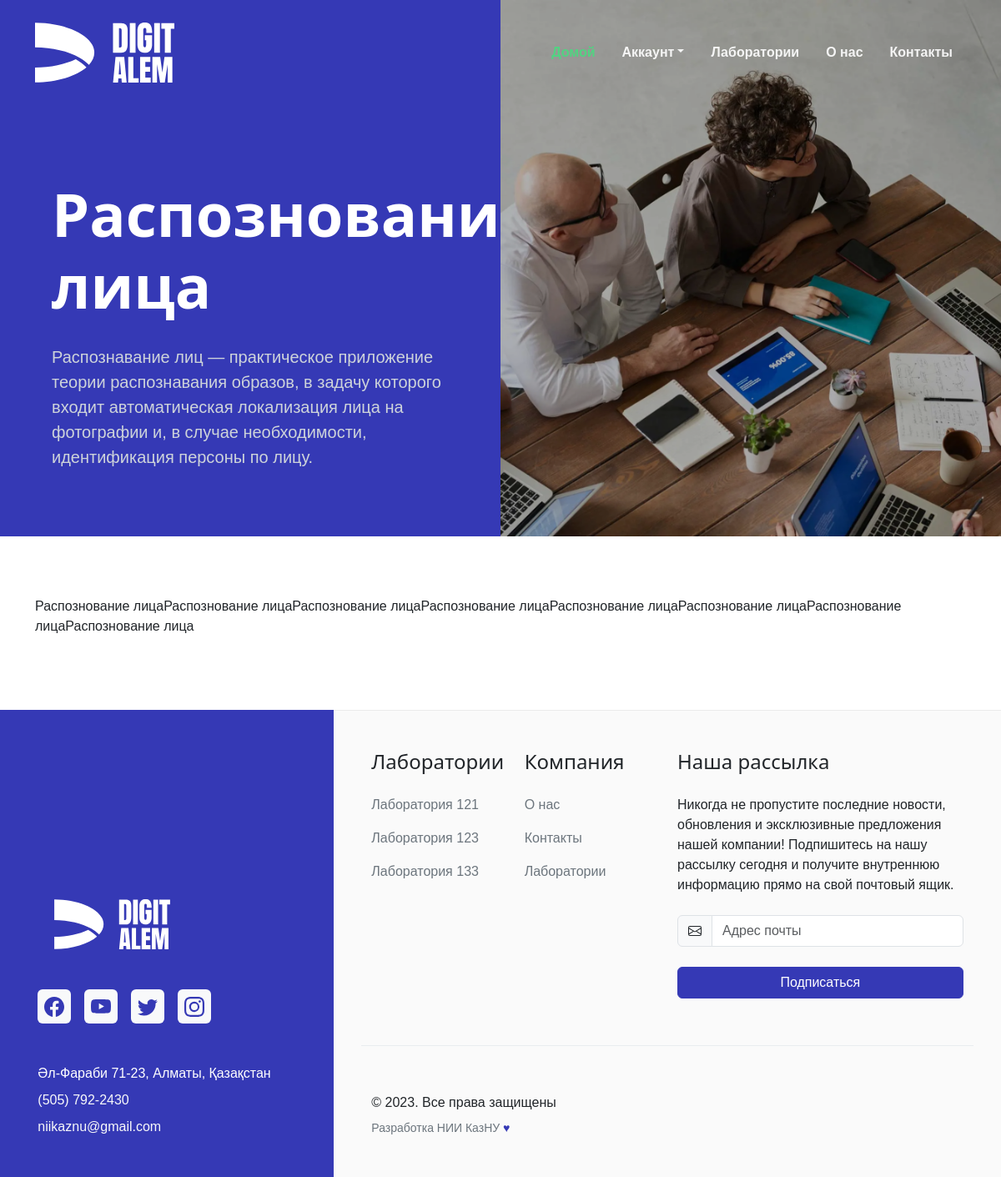
Screenshot of /how/lab133/compvision/face_recognition/ with the database file from the repository.
### digitapp/models.py (models this page shows, shortened)
class Project(models.Model):
    lab = models.ForeignKey('Lab', on_delete=models.DO_NOTHING)
    field = models.ForeignKey('Field', on_delete=models.DO_NOTHING)
    name = models.CharField(max_length=100)
    description = models.TextField()
    content = models.TextField()
    slug = models.SlugField(max_length=100, unique=True, db_index=True, blank=True)
    date = models.DateField(default=timezone.now())
    image = models.ImageField()

class Lab(models.Model):
    name = models.CharField(max_length=100)
    description = models.TextField()
    fields = models.ManyToManyField('Field', related_name='lab')
    image = models.ImageField()
    slug = models.SlugField(max_length=100, unique=True, db_index=True, blank=True)

### digitapp/views.py (the view)
# urls.py: path('how/<slug:lab_slug>/<slug:field_slug>/<slug:project_slug>/', project, name='project'),
def project(request, lab_slug, field_slug, project_slug):
    lab = Lab.objects.get(slug=lab_slug)
    field = Field.objects.get(slug=field_slug)
    project = Project.objects.get(slug=project_slug)
    context = {
        'lab': lab,
        'field': field,
        'project': project,
    }
    return render(request, 'project.html', context)

### digitapp/context_processors.py (called while the page is built)
def labs(request):
    return {'labs': Lab.objects.all()}

### digitapp/templates/project.html
{% extends 'base.html' %}
{% load static %}
{% block nav %}
<section class="bg-primary" data-bs-theme="dark">
  <div class="container-fluid overflow-hidden">
    <div class="row">
      <div class="col-12 col-md-6 order-1 order-md-0 align-self-md-end">
        <div class="row py-3 py-sm-5 py-xl-9 bsb-section-mt-md-1 justify-content-sm-center">
          <div class="col-12 col-sm-10">
            <h1 class="display-2 fw-bolder mb-4 text-white">{{ project.name }}</h1>
            <div class="row">
              <div class="col-12 col-xxl-8">
                <p class="fs-5 mb-0 text-secondary">{{project.description|safe}}</p>
              </div>
            </div>
          </div>
        </div>
      </div>
      <div class="col-12 col-md-6 p-0">
        <figure class="bsb-overlay-figure w-100 h-100 m-0" style="--bsb-overlay-figure-opacity: .3">
          <img class="img-fluid w-100 h-100 object-fit-cover" loading="lazy" src="{% static 'assets/img/hero/service-img-1.webp' %}" alt="">
        </figure>
      </div>
    </div>
  </div>
</section>
{% endblock nav %}
{% block main %}
  <section class="py-5 py-xl-8 bsb-section-py-xxl-1">
    <div class="container overflow-hidden">
      {{ project.content|safe }}
    </div>
  </section>
{% endblock main %}

### digitapp/templates/base.html (shortened to what this page needs)
{% load static %}
<!doctype html>
<html lang="ru">
<head>
  <link rel="stylesheet" href="{% static 'assets/css/palette-bsb.css' %}">
</head>
<body>
  <header id="header">
    <nav class="navbar navbar-expand-lg bsb-navbar bsb-navbar-hover bsb-navbar-caret bsb-tpl-navbar-float bsb-tpl-navbar-sticky" data-bs-theme="dark" data-bsb-stuck-bg="bg-primary" data-bsb-stuck-theme="dark">
      <div class="container">
        <a class="navbar-brand" href="{% url 'index' %}">
          <img src="{% static 'assets/img/branding/Logo_RGB_white.svg' %}" class="bsb-tpl-logo" alt="">
        </a>
        <div class="offcanvas offcanvas-end bg-primary" tabindex="-1" id="offcanvasNavbar" aria-labelledby="offcanvasNavbarLabel">
          <div class="offcanvas-body">
            <ul id="bsb-tpl-navbar" class="navbar-nav justify-content-end flex-grow-1">
              <li class="nav-item">
                <a class="nav-link active" aria-current="page" href="{% url 'index' %}">Домой</a>
              </li>
              <li class="nav-item dropdown" data-bs-theme="light">
                <a class="nav-link dropdown-toggle" href="#!" id="blogDropdown" role="button" data-bs-toggle="dropdown" aria-expanded="false">Аккаунт</a>
              </li>
              <li class="nav-item">
                <a class="nav-link" href="{% url 'how' %}">Лаборатории</a>
              </li>
              <li class="nav-item">
                <a class="nav-link" href="{% url 'about' %}">О нас</a>
              </li>
              <li class="nav-item">
                <a class="nav-link" href="{% url 'contacts' %}">Контакты</a>
              </li>
            </ul>
          </div>
        </div>
      </div>
    </nav>
    {% block nav %}
    {% endblock nav %}
  </header>
  {% block main %}
  {% endblock main %}
  <footer class="footer">
    <section>
      <div class="container-fluid">
        <div class="row">
          <div class="col-12 col-lg-4 bg-primary py-4 py-md-5 py-xxl-8">
            <div class="row h-100 align-items-end justify-content-center">
              <div class="col-12 col-md-11 col-xl-10">
                <div class="footer-logo-wrapper">
                  <a href="{% url 'index' %}">
                    <img src="{% static 'assets/img/branding/Logo_RGB_white.svg' %}" alt="" width="179" height="60">
                  </a>
                </div>
                <div class="social-media-wrapper mt-5">
                  <ul class="nav">
                    <li class="nav-item me-3">
                      <a class="nav-link link-primary p-2 bg-light rounded" href="#!">
                      </a>
                    </li>
                    <li class="nav-item me-3">
                      <a class="nav-link link-primary p-2 bg-light rounded" href="#!">
                      </a>
                    </li>
                    <li class="nav-item me-3">
                      <a class="nav-link link-primary p-2 bg-light rounded" href="#!">
                      </a>
                    </li>
                    <li class="nav-item">
                      <a class="nav-link link-primary p-2 bg-light rounded" href="#!">
                      </a>
                    </li>
                  </ul>
                </div>
                <div class="address-wrapper mt-5">
                  <address class="mb-2 text-white">Әл-Фараби 71-23, Алматы, Қазақстан</address>
                  <p class="mb-2">
                    <a class="link-light text-decoration-none" href="tel:+15057922430">(505) 792-2430</a>
                  </p>
                  <p class="mb-0">
                    <a class="link-light text-decoration-none" href="mailto:niikaznu@gmail.com">niikaznu@gmail.com</a>
                  </p>
                </div>
              </div>
            </div>
          </div>
          <div class="col-12 col-lg-8 bsb-tpl-bg-lotion border-top bsb-tpl-border-lg-cyan py-4 py-md-5 py-xxl-8">
            <div class="row justify-content-center">
              <div class="col-12 col-md-11 col-xxl-10">
                <div class="row gy-4 gy-sm-0">
                  <div class="col-6 col-sm-3">
                    <div class="widget">
                      <h4 class="widget-title mb-4">Лаборатории</h4>
                      <ul class="list-unstyled">
                        {% for lab in labs %}
                        <li class="mb-3">
                          <a href="{% url 'lab' lab.slug %}" class="link-secondary text-decoration-none">{{lab.name}}</a>
                        </li>
                        {% endfor %}
                      </ul>
                    </div>
                  </div>
                  <div class="col-6 col-sm-3">
                    <div class="widget">
                      <h4 class="widget-title mb-4">Компания</h4>
                      <ul class="list-unstyled">
                        <li class="mb-3">
                          <a href="{% url 'about' %}" class="link-secondary text-decoration-none">О нас</a>
                        </li>
                        <li class="mb-3">
                          <a href="{% url 'contacts' %}" class="link-secondary text-decoration-none">Контакты</a>
                        </li>
                        <li class="mb-3">
                          <a href="{% url 'how' %}" class="link-secondary text-decoration-none">Лаборатории</a>
                        </li>
                      </ul>
                    </div>
                  </div>
                  <div class="col-12 col-sm-6">
                    <div class="widget">
                      <h4 class="widget-title mb-4">Наша рассылка</h4>
                      <p class="mb-4">Никогда не пропустите последние новости, обновления и эксклюзивные предложения нашей компании! Подпишитесь на нашу рассылку сегодня и получите внутреннюю информацию прямо на свой почтовый ящик.</p>
                      <form action="{% url 'mailing_form' %}" method="POST">
                        <div class="row gy-4">
                          <div class="col-12">
                            <div class="input-group">
                              <span class="input-group-text" id="email-newsletter-addon">
                              </span>
                              <input type="email" name="email" class="form-control" id="email-newsletter" value="" placeholder="Адрес почты" aria-label="email-newsletter" aria-describedby="email-newsletter-addon" required>
                            </div>
                          </div>
                          <div class="col-12">
                            <div class="d-grid">
                              <button class="btn btn-primary" type="submit">Подписаться</button>
                            </div>
                          </div>
                        </div>
                      </form>
                    </div>
                  </div>
                </div>
                <div class="row mt-6 border-top border-light-subtle">
                  <div class="footer-copyright-wrapper mt-6">
                    &copy; 2023. Все права защищены
                  </div>
                  <div class="credits text-secondary mt-2 fs-7">
                    Разработка НИИ КазНУ <span class="text-primary">&#9829;</span>
                  </div>
                </div>
              </div>
            </div>
          </div>
        </div>
      </div>
    </section>
  </footer>
</body>
</html>

### rows the page displays
Project: name "Распознование лица", description "Распознавание лиц — практическое приложение теории распознавания образов, в задачу которого входит автоматическая локализация лица на фотографии и, в случае необходимости, идентификация персоны по лицу.", content "Распознование лицаРаспознование лицаРаспознование лицаРаспознование лицаРаспознование лицаРаспознование лицаРаспознование лицаРаспознование лица"
Lab: name "Лаборатория 121"
Lab: name "Лаборатория 123"
Lab: name "Лаборатория 133"
